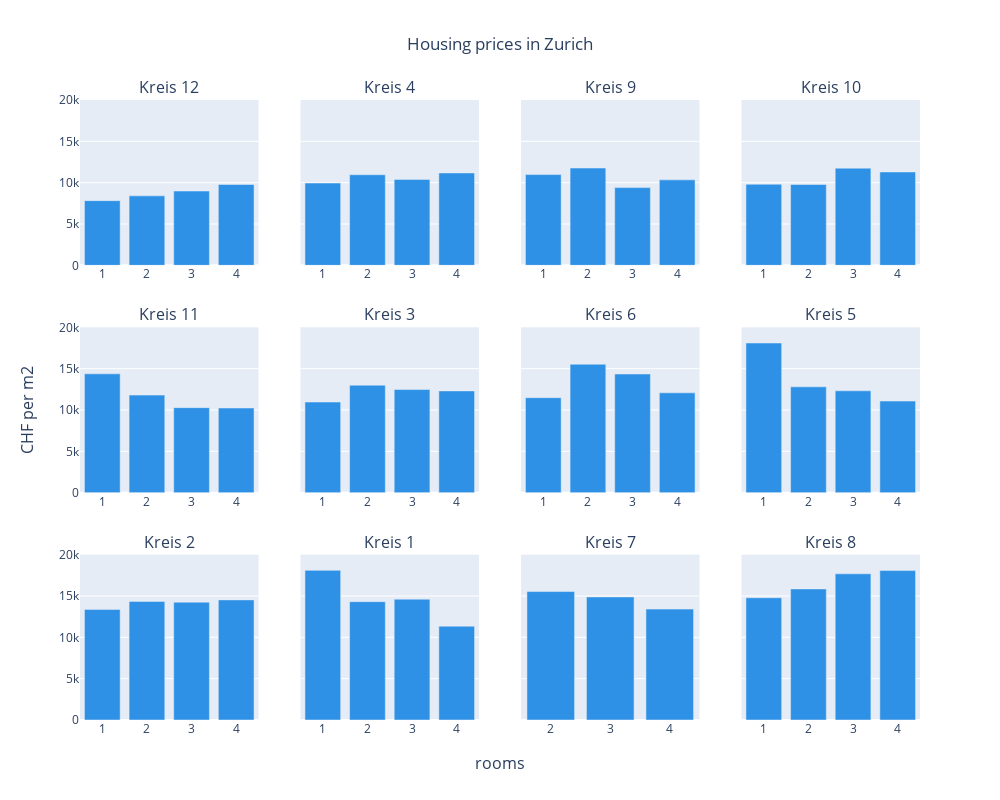

The cell this chart's notebook holds for it:
### Code cell
fig = make_subplots(rows=3, cols=4, subplot_titles=dff["place"].unique(), shared_yaxes=True, y_title='CHF per m2', x_title='rooms', vertical_spacing=0.1)

for i, district in enumerate(dff["place"].unique()):
    
    row = i//4 + 1
    col = i%4 + 1
    subset = dff[dff["place"] == district]
    fig.append_trace(go.Bar(
        x=subset["rooms"],
        y=subset["price"],
        name=district, 
        marker_color=px.colors.qualitative.Dark24[0]
    ), row=row, col=col)

fig.update_layout(height=800, width=1000, title={"text": "Housing prices in Zurich", "x": 0.5}, showlegend=False)
fig.update_yaxes(range=[0,20000])
fig.show()

### Figure 1 — Plotly figure (JSON) as saved in the notebook; plotly's stock layout.template omitted (floating-point values rounded to 4 significant figures)
{"data": [{"marker": {"color": "#2E91E5"}, "name": "Kreis 12", "type": "bar", "x": [1, 2, 3, 4], "xaxis": "x", "y": [7826, 8404, 8987, 9777], "yaxis": "y"}, {"marker": {"color": "#2E91E5"}, "name": "Kreis 4", "type": "bar", "x": [1, 2, 3, 4], "xaxis": "x2", "y": [9955, 10957, 10395, 11176], "yaxis": "y2"}, {"marker": {"color": "#2E91E5"}, "name": "Kreis 9", "type": "bar", "x": [1, 2, 3, 4], "xaxis": "x3", "y": [10976, 11770, 9402, 10338], "yaxis": "y3"}, {"marker": {"color": "#2E91E5"}, "name": "Kreis 10", "type": "bar", "x": [1, 2, 3, 4], "xaxis": "x4", "y": [9808, 9777, 11754, 11296], "yaxis": "y4"}, {"marker": {"color": "#2E91E5"}, "name": "Kreis 11", "type": "bar", "x": [1, 2, 3, 4], "xaxis": "x5", "y": [14375, 11802, 10286, 10242], "yaxis": "y5"}, {"marker": {"color": "#2E91E5"}, "name": "Kreis 3", "type": "bar", "x": [1, 2, 3, 4], "xaxis": "x6", "y": [10963, 12997, 12474, 12308], "yaxis": "y6"}, {"marker": {"color": "#2E91E5"}, "name": "Kreis 6", "type": "bar", "x": [1, 2, 3, 4], "xaxis": "x7", "y": [11490, 15536, 14355, 12077], "yaxis": "y7"}, {"marker": {"color": "#2E91E5"}, "name": "Kreis 5", "type": "bar", "x": [1, 2, 3, 4], "xaxis": "x8", "y": [18103, 12801, 12325, 11081], "yaxis": "y8"}, {"marker": {"color": "#2E91E5"}, "name": "Kreis 2", "type": "bar", "x": [1, 2, 3, 4], "xaxis": "x9", "y": [13381, 14345, 14248, 14531], "yaxis": "y9"}, {"marker": {"color": "#2E91E5"}, "name": "Kreis 1", "type": "bar", "x": [1, 2, 3, 4], "xaxis": "x10", "y": [18103, 14308, 14615, 11347], "yaxis": "y10"}, {"marker": {"color": "#2E91E5"}, "name": "Kreis 7", "type": "bar", "x": [2, 3, 4], "xaxis": "x11", "y": [15540, 14888, 13415], "yaxis": "y11"}, {"marker": {"color": "#2E91E5"}, "name": "Kreis 8", "type": "bar", "x": [1, 2, 3, 4], "xaxis": "x12", "y": [14790, 15857, 17687, 18078], "yaxis": "y12"}], "layout": {"annotations": [{"font": {"size": 16}, "showarrow": false, "text": "Kreis 12", "x": 0.1062, "xanchor": "center", "xref": "paper", "y": 1, "yanchor": "bottom", "yref": "paper"}, {"font": {"size": 16}, "showarrow": false, "text": "Kreis 4", "x": 0.3688, "xanchor": "center", "xref": "paper", "y": 1, "yanchor": "bottom", "yref": "paper"}, {"font": {"size": 16}, "showarrow": false, "text": "Kreis 9", "x": 0.6313, "xanchor": "center", "xref": "paper", "y": 1, "yanchor": "bottom", "yref": "paper"}, {"font": {"size": 16}, "showarrow": false, "text": "Kreis 10", "x": 0.8938, "xanchor": "center", "xref": "paper", "y": 1, "yanchor": "bottom", "yref": "paper"}, {"font": {"size": 16}, "showarrow": false, "text": "Kreis 11", "x": 0.1062, "xanchor": "center", "xref": "paper", "y": 0.6333, "yanchor": "bottom", "yref": "paper"}, {"font": {"size": 16}, "showarrow": false, "text": "Kreis 3", "x": 0.3688, "xanchor": "center", "xref": "paper", "y": 0.6333, "yanchor": "bottom", "yref": "paper"}, {"font": {"size": 16}, "showarrow": false, "text": "Kreis 6", "x": 0.6313, "xanchor": "center", "xref": "paper", "y": 0.6333, "yanchor": "bottom", "yref": "paper"}, {"font": {"size": 16}, "showarrow": false, "text": "Kreis 5", "x": 0.8938, "xanchor": "center", "xref": "paper", "y": 0.6333, "yanchor": "bottom", "yref": "paper"}, {"font": {"size": 16}, "showarrow": false, "text": "Kreis 2", "x": 0.1062, "xanchor": "center", "xref": "paper", "y": 0.2667, "yanchor": "bottom", "yref": "paper"}, {"font": {"size": 16}, "showarrow": false, "text": "Kreis 1", "x": 0.3688, "xanchor": "center", "xref": "paper", "y": 0.2667, "yanchor": "bottom", "yref": "paper"}, {"font": {"size": 16}, "showarrow": false, "text": "Kreis 7", "x": 0.6313, "xanchor": "center", "xref": "paper", "y": 0.2667, "yanchor": "bottom", "yref": "paper"}, {"font": {"size": 16}, "showarrow": false, "text": "Kreis 8", "x": 0.8938, "xanchor": "center", "xref": "paper", "y": 0.2667, "yanchor": "bottom", "yref": "paper"}, {"font": {"size": 16}, "showarrow": false, "text": "rooms", "x": 0.5, "xanchor": "center", "xref": "paper", "y": 0, "yanchor": "top", "yref": "paper", "yshift": -30}, {"font": {"size": 16}, "showarrow": false, "text": "CHF per m2", "textangle": -90, "x": 0, "xanchor": "right", "xref": "paper", "xshift": -40, "y": 0.5, "yanchor": "middle", "yref": "paper"}], "height": 800, "showlegend": false, "title": {"text": "Housing prices in Zurich", "x": 0.5}, "width": 1000, "xaxis": {"anchor": "y", "domain": [0, 0.2125]}, "xaxis10": {"anchor": "y10", "domain": [0.2625, 0.475]}, "xaxis11": {"anchor": "y11", "domain": [0.525, 0.7375]}, "xaxis12": {"anchor": "y12", "domain": [0.7875, 1]}, "xaxis2": {"anchor": "y2", "domain": [0.2625, 0.475]}, "xaxis3": {"anchor": "y3", "domain": [0.525, 0.7375]}, "xaxis4": {"anchor": "y4", "domain": [0.7875, 1]}, "xaxis5": {"anchor": "y5", "domain": [0, 0.2125]}, "xaxis6": {"anchor": "y6", "domain": [0.2625, 0.475]}, "xaxis7": {"anchor": "y7", "domain": [0.525, 0.7375]}, "xaxis8": {"anchor": "y8", "domain": [0.7875, 1]}, "xaxis9": {"anchor": "y9", "domain": [0, 0.2125]}, "yaxis": {"anchor": "x", "domain": [0.7333, 1], "range": [0, 20000]}, "yaxis10": {"anchor": "x10", "domain": [0, 0.2667], "matches": "y9", "range": [0, 20000], "showticklabels": false}, "yaxis11": {"anchor": "x11", "domain": [0, 0.2667], "matches": "y9", "range": [0, 20000], "showticklabels": false}, "yaxis12": {"anchor": "x12", "domain": [0, 0.2667], "matches": "y9", "range": [0, 20000], "showticklabels": false}, "yaxis2": {"anchor": "x2", "domain": [0.7333, 1], "matches": "y", "range": [0, 20000], "showticklabels": false}, "yaxis3": {"anchor": "x3", "domain": [0.7333, 1], "matches": "y", "range": [0, 20000], "showticklabels": false}, "yaxis4": {"anchor": "x4", "domain": [0.7333, 1], "matches": "y", "range": [0, 20000], "showticklabels": false}, "yaxis5": {"anchor": "x5", "domain": [0.3667, 0.6333], "range": [0, 20000]}, "yaxis6": {"anchor": "x6", "domain": [0.3667, 0.6333], "matches": "y5", "range": [0, 20000], "showticklabels": false}, "yaxis7": {"anchor": "x7", "domain": [0.3667, 0.6333], "matches": "y5", "range": [0, 20000], "showticklabels": false}, "yaxis8": {"anchor": "x8", "domain": [0.3667, 0.6333], "matches": "y5", "range": [0, 20000], "showticklabels": false}, "yaxis9": {"anchor": "x9", "domain": [0, 0.2667], "range": [0, 20000]}}}
